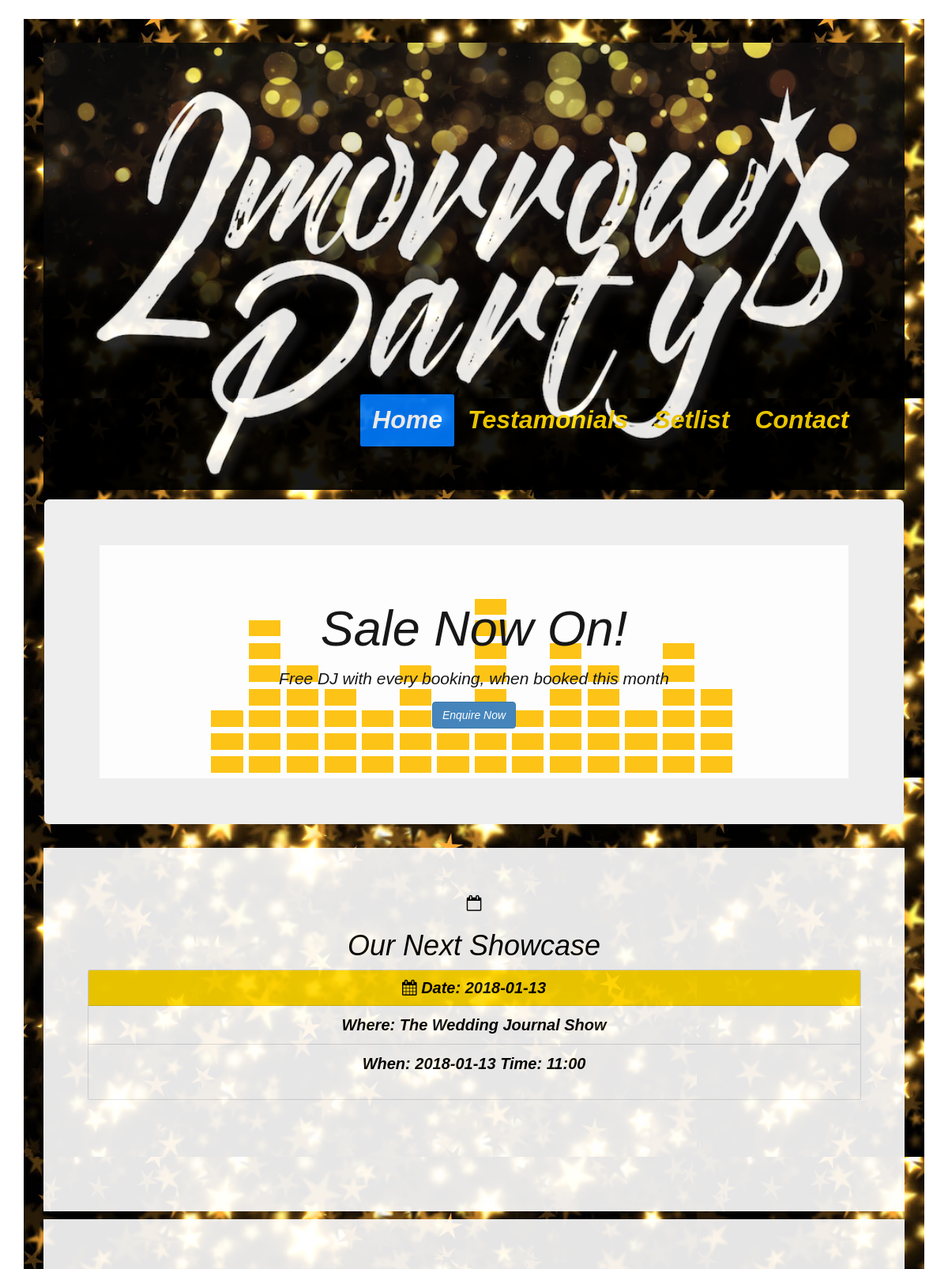
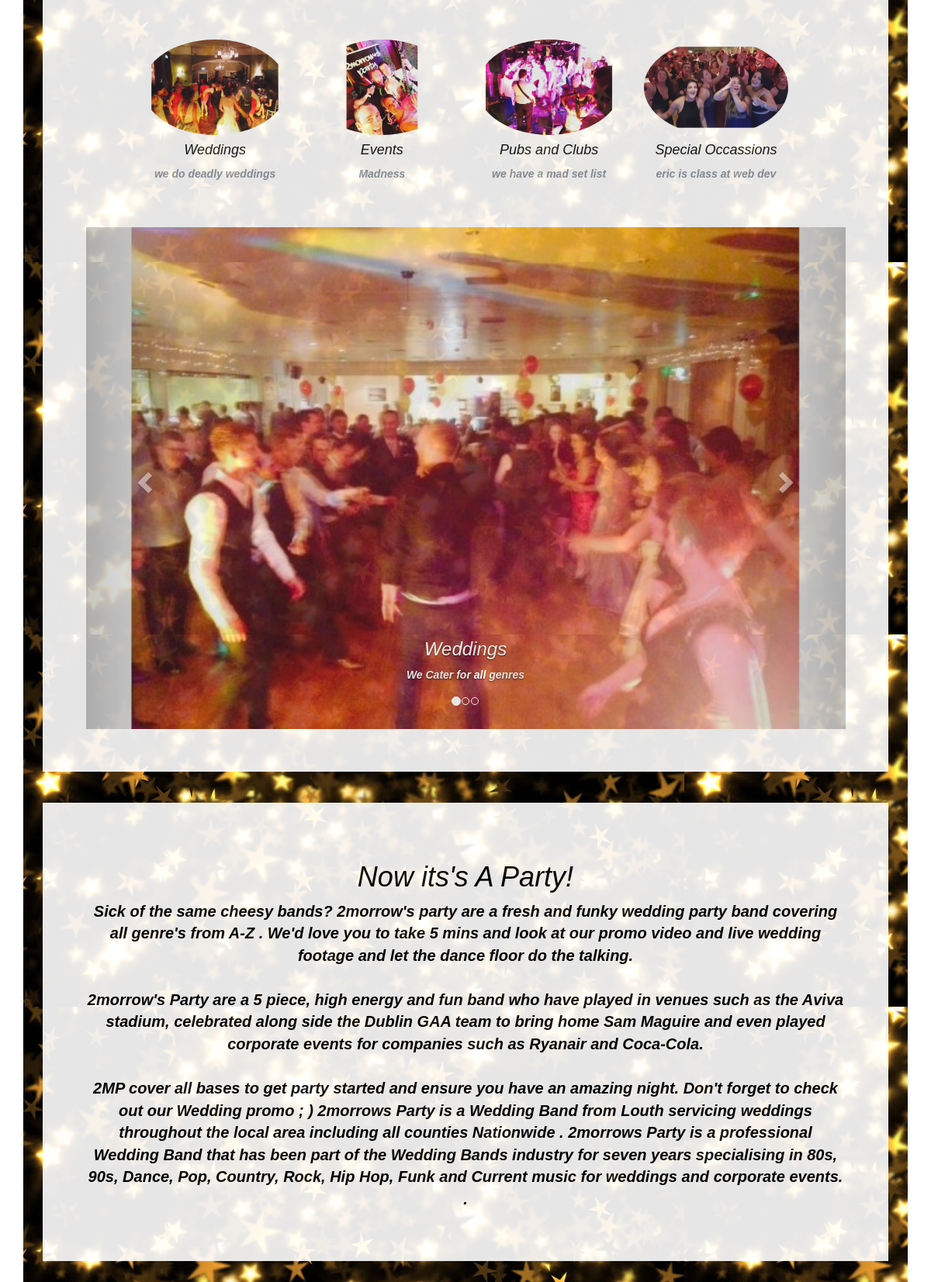
The page / (upper part) on the database its author committed (2 pictures, top to bottom).
### tables this page shows
CREATE TABLE `shows` (
  `id` int(11) NOT NULL,
  `date` date NOT NULL,
  `location` varchar(255) NOT NULL,
  `time` int(11) NOT NULL
);

### index.php (the view, shortened to what this page needs)
<?php
include 'db/database.php';
?>
<!doctype html>
<html lang="en">
  <head>
  <link rel="stylesheet" href="https://maxcdn.bootstrapcdn.com/bootstrap/4.0.0-beta.3/css/bootstrap.min.css">
 <link href="css/bootstrap.min.css" rel="stylesheet">
 <link rel="stylesheet" href="https://cdnjs.cloudflare.com/ajax/libs/font-awesome/4.7.0/css/font-awesome.min.css">
    <link href="css/main.css" rel="stylesheet">
    <link rel="stylesheet" href="https://maxcdn.bootstrapcdn.com/bootstrap/3.3.7/css/bootstrap.min.css">
  </head>
  <body>
    <div class="container">
           <br>
      <header class="header clearfix" id="whiteBlock">
        <br>    <br><br><br><br>    <br>    <br><br><br><br>    <br><br><br><br>    <br>    <br><br><br><br>
        <nav>
          <ul class="nav nav-pills float-right">
            <li class="nav-item">
              <a class="nav-link active" href="#">Home <span class="sr-only">(current)</span></a>
            </li>
            <li class="nav-item">
              <a class="nav-link" href="testamonials.php">Testamonials</a>
            </li>
            <li class="nav-item">
              <a class="nav-link" href="setlist.php">Setlist</a>
            </li>
            <li class="nav-item">
              <a class="nav-link" href="contact.php">Contact</a>
            </li>
          </ul>
        </nav>
      </header>
        <div class="jumbotron" >
          <div class="cont" id="whiteBlock" width="30%" height="50%">
            <h1 class="display-3">Sale Now On!</h1>
            <p class="lead">Free DJ with every booking, when booked this month</p>
            <p><a class="btn btn-primary" href="contact.php" role="button">Enquire Now</a></p>
          </div>
          </div>
          <div class="bio" id="whiteBlock">
            <i class="fa fa-calendar-o" aria-hidden="true"></i><h1>Our Next Showcase</h1>
            <?php
            $query1 = "SELECT * FROM shows ORDER BY date LIMIT 1 ; ";
            $run = $mysqli->query($query1);
            while ($row = $run->fetch_array()) {
                $location= $row['location'];
                $date = $row['date'];
                $time= $row['time'];
                echo '
                <div class="card" style="width: 100%;">
          <div class="card-header ">
            <i class="fa fa-calendar" aria-hidden="true"></i> Date: '.$date.'
          </div>
          <ul class="list-group list-group-flush">
            <li class="list-group-item">Where: '.$location.'</li>
            <li class="list-group-item">When: '.$date.' Time: '.$time.':00</li>
          </ul>
        </div>
        <br>
              ';
            }
             ?>
            <br><br>
          </div>
          <main role="main" id="whiteBlock">
          <section class="row text-center placeholders" id="whiteBlock">
            <div class="col-6 col-sm-3 placeholder">
              <img src="images/sp17.jpg" width="200" height="200" class="img-fluid rounded-circle" alt="Generic placeholder thumbnail">
              <h4>Weddings</h4>
              <div class="text-muted">we do deadly weddings</div>
            </div>
            <div class="col-6 col-sm-3 placeholder">
              <img src="images/sp15.jpg" width="200" height="200" class="img-fluid rounded-circle" alt="Generic placeholder thumbnail">
              <h4>Events</h4>
              <span class="text-muted">Madness</span>
            </div>
            <div class="col-6 col-sm-3 placeholder">
              <img src="images/sp12.jpg" width="200" height="200" class="img-fluid rounded-circle" alt="Generic placeholder thumbnail">
              <h4>Pubs and Clubs</h4>
              <span class="text-muted">we have a mad set list</span>
            </div>
            <div class="col-6 col-sm-3 placeholder">
              <img src="images/sp10.png" width="200" height="200" class="img-fluid rounded-circle" alt="Generic placeholder thumbnail">
              <h4>Special Occassions</h4>
              <span class="text-muted">eric is class at web dev</span>
            </div>
          </section>
        <div id="carouselExampleIndicators" class="carousel slide" data-ride="carousel">
          <ol class="carousel-indicators">
            <li data-target="#carouselExampleIndicators" data-slide-to="0" class="active"></li>
            <li data-target="#carouselExampleIndicators" data-slide-to="1"></li>
            <li data-target="#carouselExampleIndicators" data-slide-to="2"></li>
          </ol>
          <div id="myCarousel" class="carousel slide" data-ride="carousel">
            <div class="carousel-inner"  role="listbox">
              <div class="item active">
                <img src="images/sp19.jpg" alt="2mp" width="460" height="345">
                <div class="carousel-caption">
                  <h3>Weddings</h3>
                  <p>We Cater for all genres</p>
                </div>
              </div>
            </div>
            <a class="left carousel-control" href="#myCarousel" role="button" data-slide="prev">
              <span class="glyphicon glyphicon-chevron-left" aria-hidden="true"></span>
            </a>
            <a class="right carousel-control" href="#myCarousel" role="button" data-slide="next">
              <span class="glyphicon glyphicon-chevron-right" aria-hidden="true"></span>
            </a>
          </div>
              </main>
              <br>
              <div class="bio" id="whiteBlock">
                <i><h1>Now its's A Party!</h1></i>
                Sick of the same cheesy bands? 2morrow's party are a fresh and funky wedding party band covering all genre's from A-Z . We'd love you to take 5 mins and look at our promo video and live wedding footage and let the dance floor do the talking.
                <br><br>
                2morrow's Party are a 5 piece, high energy and fun band who have played in venues such as the Aviva stadium, celebrated along side the Dublin GAA team to bring home Sam Maguire and even played corporate events for companies such as Ryanair and Coca-Cola.
    <br><br>
                2MP cover all bases to get party started and ensure you have an amazing night.
                Don't forget to check out our Wedding promo ; )
                2morrows Party is a Wedding Band from Louth servicing weddings throughout the local area including all counties Nationwide .
                2morrows Party is a professional Wedding Band that has been part of the Wedding Bands industry for seven years specialising in 80s, 90s, Dance, Pop, Country, Rock, Hip Hop, Funk and Current music for weddings and corporate events. .</p>
              </div>
          <br>
          <br>
        <br>
    </div>
  </body>
</html>

### css/main.css (style rules this page uses)
* { font-style: oblique; font-family:sans-serif; }
body { background-image: url(../images/music6.gif); background-position:bottom center; background-repeat: no-repeat; }
.container { margin-top:2% !important; background-image: url(../images/topbg.jpg); }
#whiteBlock { margin: 10px; padding:5%; background-color: #ffffff; color:black; font-weight: bold; color: #000000; opacity:0.9; text-align: center; }
.card-header { background-color: gold; }
.header { padding-bottom: 3%; background-image: url(../images/2mp.png); background-position: center; background-repeat: no-repeat; background-size: cover; }
.nav { margin-top:1%; font-size: 32px; }
.nav a { color:gold; }
.bio { text-align: justify; font-size: 20px; font-style: italic; padding: 5%; }
.jumbotron { margin:1%; }
.jumbotron .cont { color:red; font-size: 20px; font-weight: bold; position:relative; text-align: center; background-image: url(../images/music6.gif); background-position:bottom center; background-repeat: no-repeat; }

### index.php (style rules this page uses)
.carousel-inner > .item > img, .carousel-inner > .item > a > img { width: 100%; }

### rows shown on the page
shows: date "2018-01-13", location "The Wedding Journal Show", time "11"
